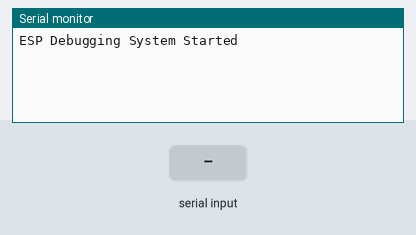
Bench run of a sketch on a simulated Arduino Uno, built with avr-gcc and run on an emulated ATmega328P. Parts: the last lines printed to the serial monitor. The inputs (shaded band) are chosen by the test bench. Random numbers use the default seed unless the sketch sets one.

Above: at 1.2 s.
1.3 s: "R\n" received over Serial
At 2.0 s:
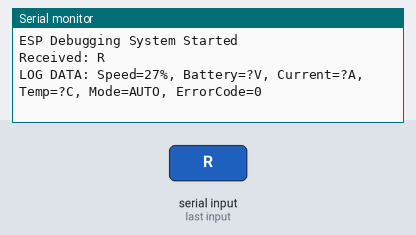
2.8 s: "0\n" received over Serial
At 4.0 s:
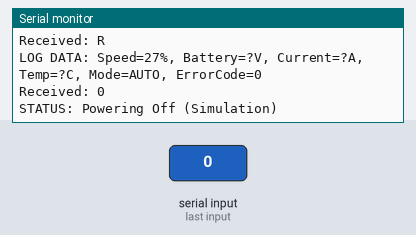
4.3 s: "1\n" received over Serial
At 5.5 s:
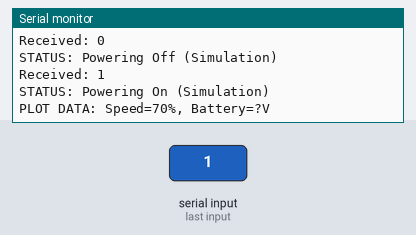
5.8 s: "2\n" received over Serial
At 6.11 s:
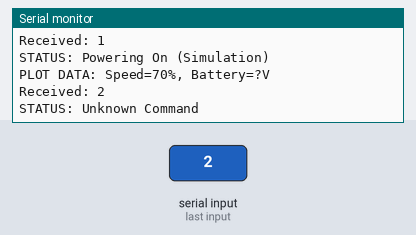

Measured:
- after the input at 1.3 s, the serial monitor: prints a new line at once (image 1)
- after the input at 2.8 s, the serial monitor: prints a new line at once (image 2)
- after the input at 4.3 s, the serial monitor: prints a new line at once (image 3)
- after the input at 5.8 s, the serial monitor: prints a new line at once (image 4)

The sketch:

main.ino
```cpp
bool isPowerOn = false;  // Track power state

void setup() {
    Serial.begin(9600);
    Serial.println("ESP Debugging System Started");
}

void loop() {
    char rxBuffer[50];
    if (Serial.available()) {
        int len = Serial.readBytesUntil('\n', rxBuffer, sizeof(rxBuffer) - 1);
        rxBuffer[len] = '\0';
        Serial.print("Received: "); Serial.println(rxBuffer);

        if (strncmp(rxBuffer, "R", 1) == 0) {
            sendLogData();
        } else if (strncmp(rxBuffer, "0", 1) == 0) {
            isPowerOn = false;
            Serial.println("STATUS: Powering Off (Simulation)");
        } else if (strncmp(rxBuffer, "1", 1) == 0) {
            isPowerOn = true;
            Serial.println("STATUS: Powering On (Simulation)");
        } else {
            Serial.println("STATUS: Unknown Command");
        }
        memset(rxBuffer, 0, sizeof(rxBuffer));
    }

    // Send periodic data for plotting only if power is ON
    static unsigned long lastTime = 0;
    if (isPowerOn && millis() - lastTime >= 2000) {
        lastTime = millis();
        int speed = random(20, 100);
        float battery_voltage = random(360, 420) / 100.0;
        char msg[100];
        snprintf(msg, sizeof(msg), "PLOT DATA: Speed=%d%%, Battery=%.2fV", speed, battery_voltage);
        Serial.println(msg);
    }
}

void sendLogData() {
    int speed = random(20, 100);
    float battery_voltage = random(360, 420) / 100.0;
    float current = random(10, 50) / 10.0;
    float temp = random(20, 40);
    const char* mode = "AUTO";
    int error_code = 0;

    char msg[300];
    snprintf(msg, sizeof(msg), "LOG DATA: Speed=%d%%, Battery=%.2fV, Current=%.2fA, Temp=%.1fC, Mode=%s, ErrorCode=%d",
             speed, battery_voltage, current, temp, mode, error_code);
    Serial.println(msg);
}
```
